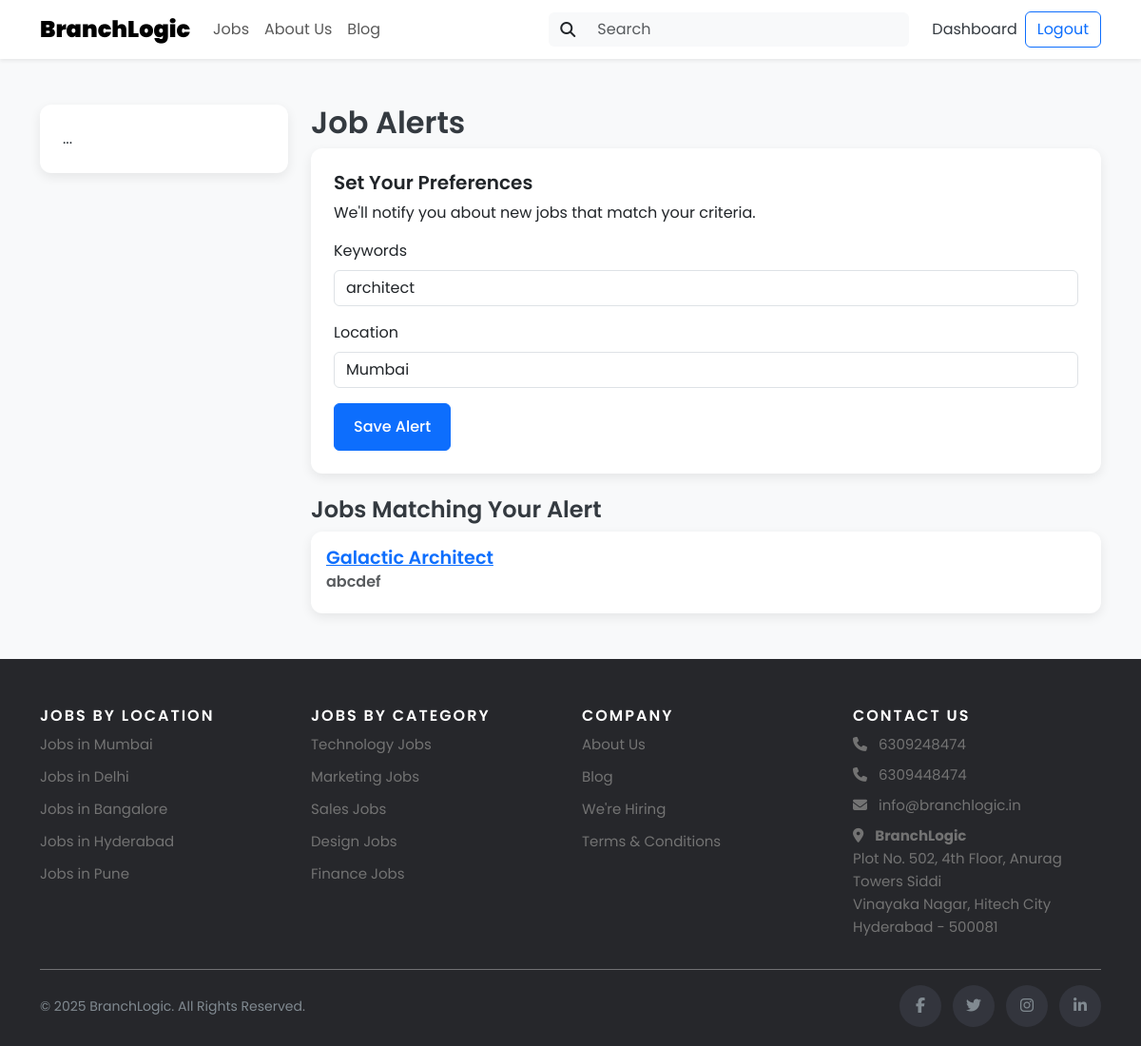
/job_alerts (signed in), run on the app's committed database.
### app.py (models this page shows)
class JobAlert(db.Model):
    id = db.Column(db.Integer, primary_key=True)
    user_id = db.Column(db.Integer, db.ForeignKey('user.id'), nullable=False)
    keywords = db.Column(db.String(200))
    location = db.Column(db.String(100))
    created_at = db.Column(db.DateTime, default=datetime.utcnow)

class Job(db.Model):
    id = db.Column(db.Integer, primary_key=True)
    title = db.Column(db.String(200), nullable=False)
    company = db.Column(db.String(200), nullable=False)
    location = db.Column(db.String(200), nullable=False)
    job_type = db.Column(db.String(50), nullable=False)
    remote = db.Column(db.Boolean, default=False)
    salary = db.Column(db.String(100))
    tags = db.Column(db.Text)
    urgent = db.Column(db.Boolean, default=False)
    logo = db.Column(db.String(200))
    description = db.Column(db.Text)
    requirements = db.Column(db.Text)
    benefits = db.Column(db.Text)
    category = db.Column(db.String(100))
    employer_id = db.Column(db.Integer, db.ForeignKey('user.id'), nullable=False)
    employer_email = db.Column(db.String(200), nullable=False)
    status = db.Column(db.String(20), default='active')
    applications_count = db.Column(db.Integer, default=0)
    application_deadline = db.Column(db.DateTime)
    posted_at = db.Column(db.DateTime, default=datetime.utcnow)
    created_at = db.Column(db.DateTime, default=datetime.utcnow)
    updated_at = db.Column(db.DateTime, default=datetime.utcnow, onupdate=datetime.utcnow)

### app.py (the view, shortened to what this page needs)
@app.route('/job_alerts', methods=['GET', 'POST'])
@login_required
def job_alerts():
    alert = JobAlert.query.filter_by(user_id=current_user.id).first()
    jobs = []
    if alert and (alert.keywords or alert.location):
        jobs_query = Job.query.filter_by(status='active')
        if alert.keywords:
            search_term = f"%{alert.keywords}%"
            jobs_query = jobs_query.filter(or_(
                Job.title.ilike(search_term),
                Job.company.ilike(search_term),
                Job.tags.ilike(search_term),
                Job.description.ilike(search_term)
            ))
        if alert.location:
            jobs_query = jobs_query.filter(Job.location.ilike(f"%{alert.location}%"))
        jobs = jobs_query.order_by(Job.created_at.desc()).all()
    return render_template('job_alerts.html', alert=alert, jobs=jobs)

### app.py (called while the page is built, shortened)
@app.context_processor
def inject_now():
    return {'now': datetime.utcnow}

@login_manager.user_loader
def load_user(user_id):
    return User.query.get(int(user_id))

### templates/job_alerts.html (shortened to what this page needs)
{% extends "base.html" %}
{% block content %}
<div class="container py-5">
    <div class="row">
        <div class="col-md-3">
            <div class="sidebar">
                ...
            </div>
        </div>
        <div class="col-md-9">
            <h2>Job Alerts</h2>
            <div class="card p-4 mb-4">
                <h5>Set Your Preferences</h5>
                <p>We'll notify you about new jobs that match your criteria.</p>
                <form method="POST">
                    <div class="mb-3">
                        <label for="keywords" class="form-label">Keywords</label>
                        <input type="text" class="form-control" name="keywords" id="keywords" value="{{ alert.keywords if alert else '' }}" placeholder="e.g., Senior Developer, Python">
                    </div>
                    <div class="mb-3">
                        <label for="location" class="form-label">Location</label>
                        <input type="text" class="form-control" name="location" id="location" value="{{ alert.location if alert else '' }}" placeholder="e.g., San Francisco, CA">
                    </div>
                    <button type="submit" class="btn btn-primary">Save Alert</button>
                </form>
            </div>
            {% if jobs %}
            <h4>Jobs Matching Your Alert</h4>
             <div class="row g-4">
                {% for job in jobs %}
                <div class="col-12">
                    <div class="card job-card">
                        <div class="card-body">
                            <h5 class="card-title"><a href="{{ url_for('job_detail', job_id=job.id) }}">{{ job.title }}</a></h5>
                            <h6 class="card-subtitle mb-2 text-muted">{{ job.company }}</h6>
                        </div>
                    </div>
                </div>
                {% endfor %}
            </div>
            {% endif %}
        </div>
    </div>
</div>
{% endblock %}

### static/css/style.css (style rules this page uses)
body { font-family: 'Poppins', sans-serif; background-color: #f8f9fa; color: #343a40; }
h1, h2, h3, h4, h5, h6 { font-weight: 600; }
.btn-primary { background-color: #0d6efd; border-color: #0d6efd; padding: 0.75rem 1.25rem; font-weight: 500; transition: all 0.3s ease; }
.card { border: none; border-radius: 0.75rem; box-shadow: 0 4px 12px rgba(0,0,0,0.08); transition: transform 0.3s ease, box-shadow 0.3s ease; }
.job-card .card-title { font-size: 1.2rem; font-weight: 600; }
.sidebar { background-color: #fff; padding: 1.5rem; border-radius: 0.75rem; box-shadow: 0 4px 12px rgba(0,0,0,0.08); }

### data on the page
JobAlert: keywords "architect", location "Mumbai"
Job: title "Galactic Architect", company "abcdef"
